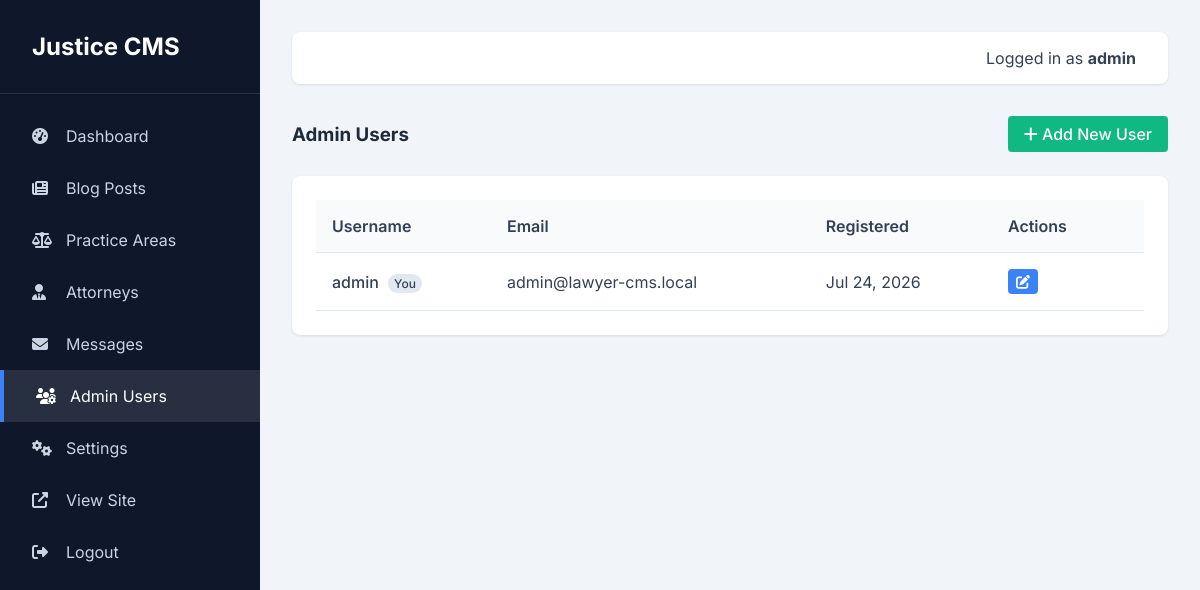
The page /admin/users.php (signed in) on the database its author committed.
### tables this page shows
CREATE TABLE IF NOT EXISTS users (
    id INT AUTO_INCREMENT PRIMARY KEY,
    username VARCHAR(50) NOT NULL UNIQUE,
    password VARCHAR(255) NOT NULL,
    email VARCHAR(100) NOT NULL,
    created_at TIMESTAMP DEFAULT CURRENT_TIMESTAMP
);

### admin/users.php (the view, shortened to what this page needs)
<?php
require_once 'includes/admin_header.php';
$action = $_GET['action'] ?? 'list';
$error = '';
?>
<?php if ($action === 'add' || $action === 'edit'): ?>
    <?php
    $item = ['id' => '', 'username' => '', 'email' => ''];
    if ($action === 'edit' && isset($_GET['id'])) {
        $stmt = $pdo->prepare("SELECT * FROM users WHERE id = ?");
        $stmt->execute([(int)$_GET['id']]);
        $fetched = $stmt->fetch();
        if ($fetched) $item = $fetched;
    }
    ?>
    <div class="card" style="max-width: 600px;">
        <h3 style="margin-top: 0; color: var(--admin-primary);"><?= $action === 'add' ? 'Add' : 'Edit' ?> User</h3>
        <?php if ($error): ?>
            <div style="background-color: #fee2e2; color: #991b1b; padding: 1rem; border-radius: 4px; margin-bottom: 1rem;">
                <?= htmlspecialchars($error) ?>
            </div>
        <?php endif; ?>
        <form method="POST" action="users.php?action=<?= $action ?>">
            <?php if ($item['id']): ?>
                <input type="hidden" name="id" value="<?= $item['id'] ?>">
            <?php endif; ?>
            <div style="margin-bottom: 1rem;">
                <label style="display: block; margin-bottom: 0.5rem; font-weight: 500;">Username *</label>
                <input type="text" name="username" value="<?= htmlspecialchars($item['username']) ?>" required style="width: 100%; padding: 0.75rem; border: 1px solid #cbd5e1; border-radius: 4px; font-family: inherit;">
            </div>
            <div style="margin-bottom: 1rem;">
                <label style="display: block; margin-bottom: 0.5rem; font-weight: 500;">Email Address *</label>
                <input type="email" name="email" value="<?= htmlspecialchars($item['email']) ?>" required style="width: 100%; padding: 0.75rem; border: 1px solid #cbd5e1; border-radius: 4px; font-family: inherit;">
            </div>
            <div style="margin-bottom: 1.5rem;">
                <label style="display: block; margin-bottom: 0.5rem; font-weight: 500;">Password <?= $action === 'edit' ? '(leave blank to keep current)' : '*' ?></label>
                <input type="password" name="password" <?= $action === 'add' ? 'required' : '' ?> style="width: 100%; padding: 0.75rem; border: 1px solid #cbd5e1; border-radius: 4px; font-family: inherit;">
            </div>
            <div>
                <button type="submit" style="padding: 0.75rem 1.5rem; background-color: var(--admin-accent); color: white; border: none; border-radius: 4px; font-weight: 600; cursor: pointer;">Save User</button>
                <a href="users.php" style="padding: 0.75rem 1.5rem; background-color: #e2e8f0; color: #475569; text-decoration: none; border-radius: 4px; margin-left: 0.5rem; font-weight: 500; display: inline-block;">Cancel</a>
            </div>
        </form>
    </div>
<?php else: ?>
    <div style="display: flex; justify-content: space-between; align-items: center; margin-bottom: 1.5rem;">
        <h3 style="margin: 0; color: var(--admin-primary);">Admin Users</h3>
        <a href="users.php?action=add" style="padding: 0.5rem 1rem; background-color: var(--admin-success); color: white; text-decoration: none; border-radius: 4px; font-weight: 500;"><i class="fas fa-plus"></i> Add New User</a>
    </div>
    <div class="card">
        <div class="table-responsive">
            <table>
                <thead>
                    <tr>
                        <th>Username</th>
                        <th>Email</th>
                        <th>Registered</th>
                        <th style="width: 120px;">Actions</th>
                    </tr>
                </thead>
                <tbody>
                    <?php
                    $stmt = $pdo->query("SELECT * FROM users ORDER BY id ASC");
                    $users = $stmt->fetchAll();
                    if (count($users) > 0): foreach ($users as $user):
                    ?>
                    <tr>
                        <td style="font-weight: 500;">
                            <?= htmlspecialchars($user['username']) ?>
                            <?php if ($user['id'] === $_SESSION['admin_id']): ?>
                                <span style="font-size: 0.75rem; background-color: #e2e8f0; padding: 2px 6px; border-radius: 10px; margin-left: 5px;">You</span>
                            <?php endif; ?>
                        </td>
                        <td><?= htmlspecialchars($user['email']) ?></td>
                        <td><?= date('M j, Y', strtotime($user['created_at'])) ?></td>
                        <td>
                            <a href="users.php?action=edit&id=<?= $user['id'] ?>" class="btn-sm" style="background-color: var(--admin-accent); color: white; text-decoration: none; border-radius: 4px; display: inline-block; margin-right: 5px;"><i class="fas fa-edit"></i></a>
                        </td>
                    </tr>
                    <?php endforeach; else: ?>
                    <tr>
                        <td colspan="4" style="text-align: center; padding: 2rem;">No users found.</td>
                    </tr>
                    <?php endif; ?>
                </tbody>
            </table>
        </div>
    </div>
<?php endif; ?>
<?php require_once 'includes/admin_footer.php'; ?>

### assets/css/admin.css (style rules this page uses)
:root { --admin-primary: #1e293b; --admin-sidebar: #0f172a; --admin-bg: #f1f5f9; --admin-text: #334155; --admin-accent: #3b82f6; --admin-success: #10b981; --admin-danger: #ef4444; }
body { background-color: var(--admin-bg); margin: 0; font-family: 'Inter', sans-serif; color: var(--admin-text); }
.card { background: white; border-radius: 8px; padding: 1.5rem; box-shadow: 0 1px 3px rgba(0,0,0,0.1); margin-bottom: 1.5rem; }
.table-responsive { overflow-x: auto; }
table { width: 100%; border-collapse: collapse; }
th, td { padding: 1rem; text-align: left; border-bottom: 1px solid #e2e8f0; }
th { background-color: #f8fafc; font-weight: 600; }
.btn-sm { padding: 0.25rem 0.5rem; font-size: 0.875rem; }

### rows shown on the page
users: username "admin", shows "You", email "admin@lawyer-cms.local", created_at "Jul 24, 2026"

### other values the page prints
$_SESSION['admin_username'] "admin"
